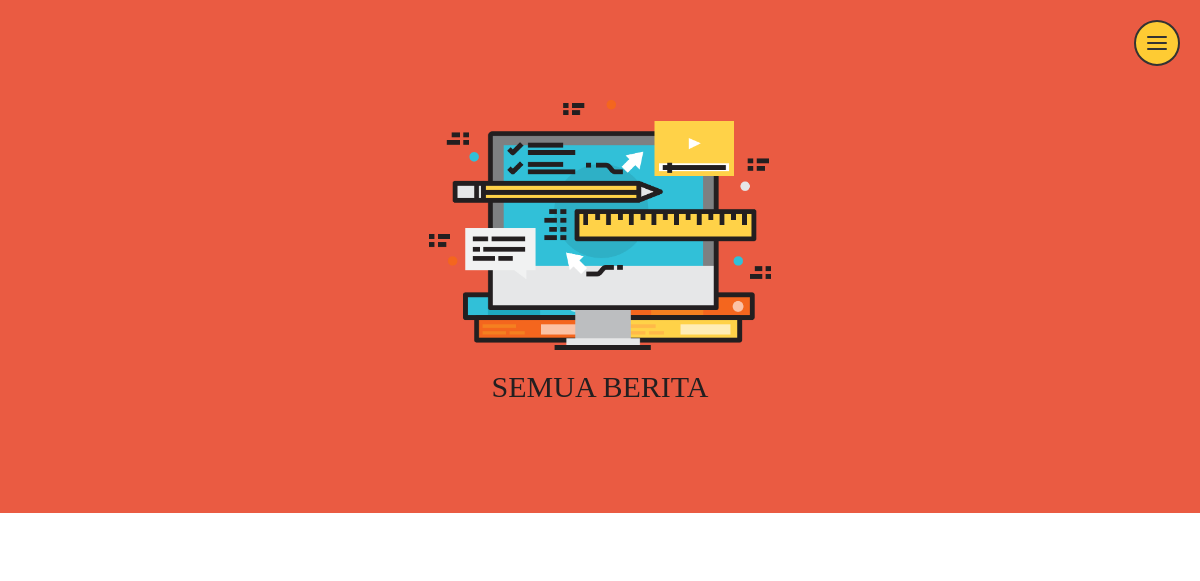
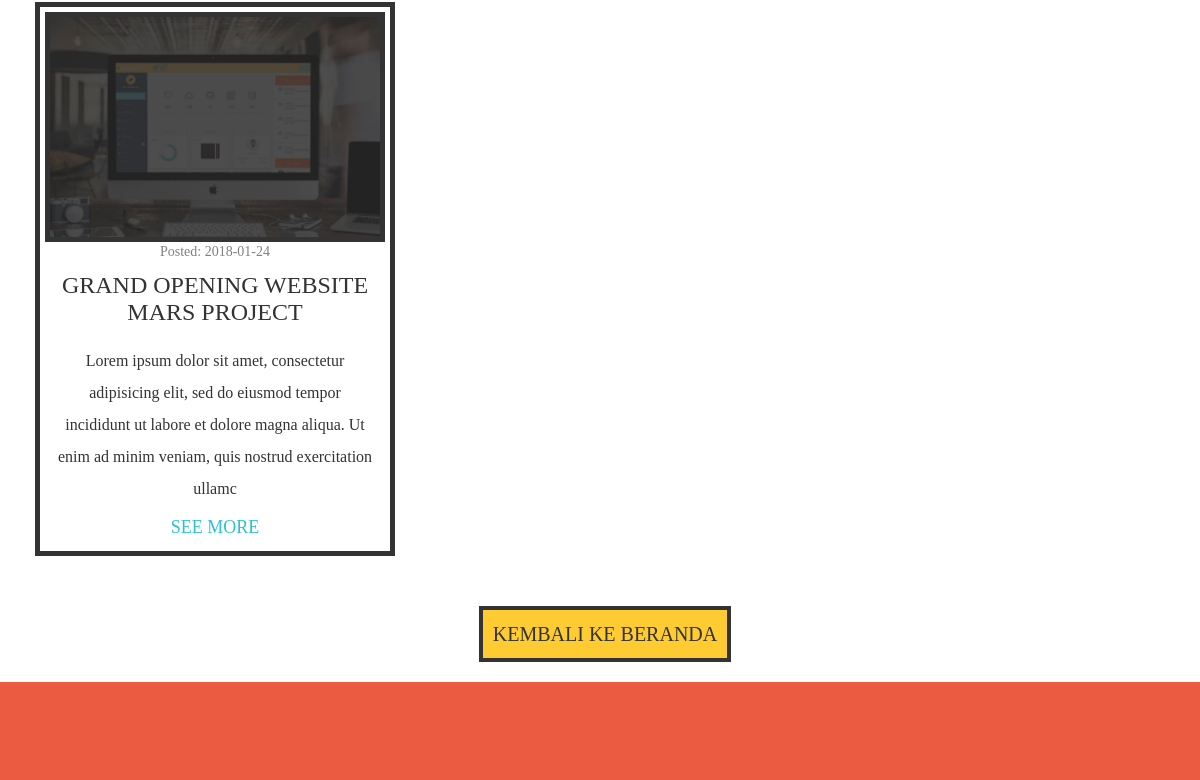
Before: /index.php/news (upper part) with the older database file (2 pictures, top to bottom).
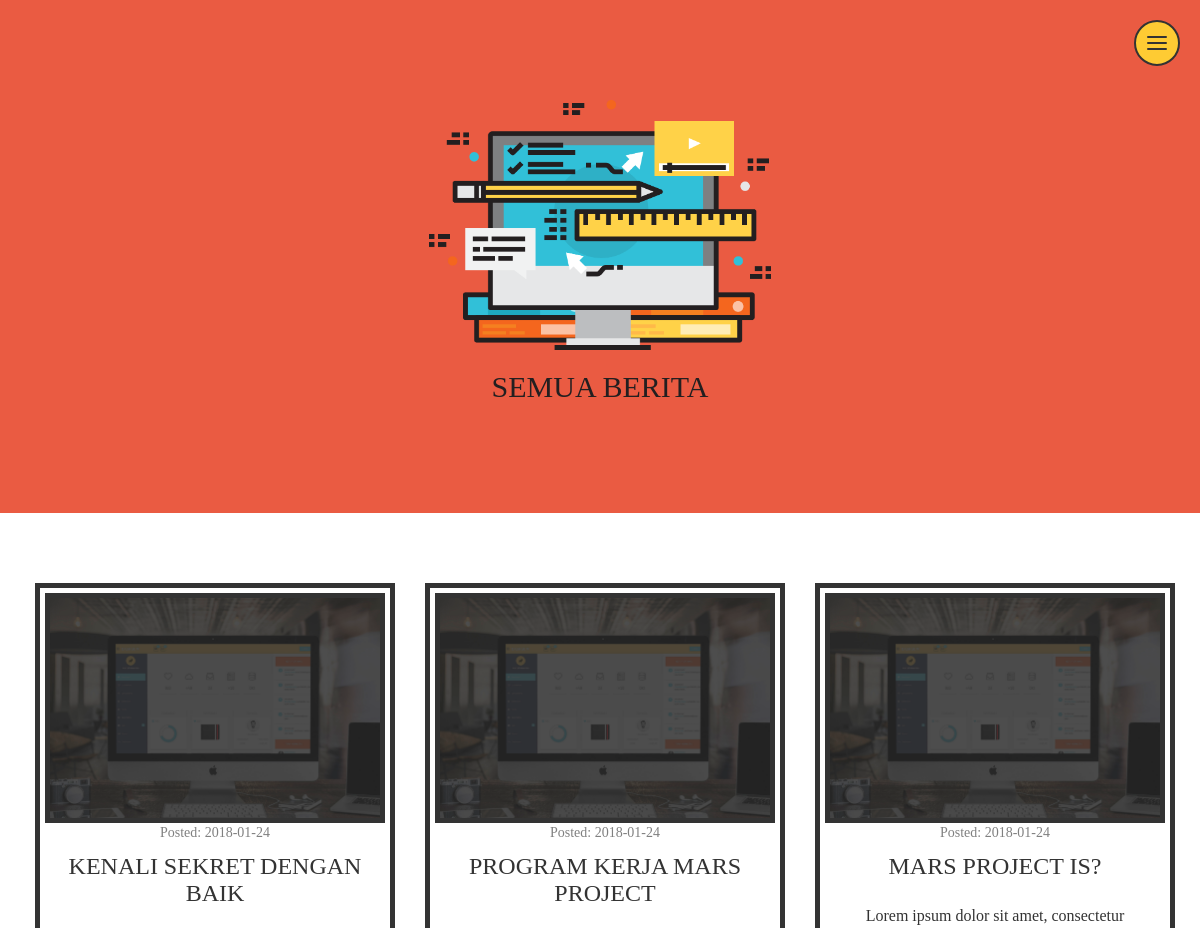
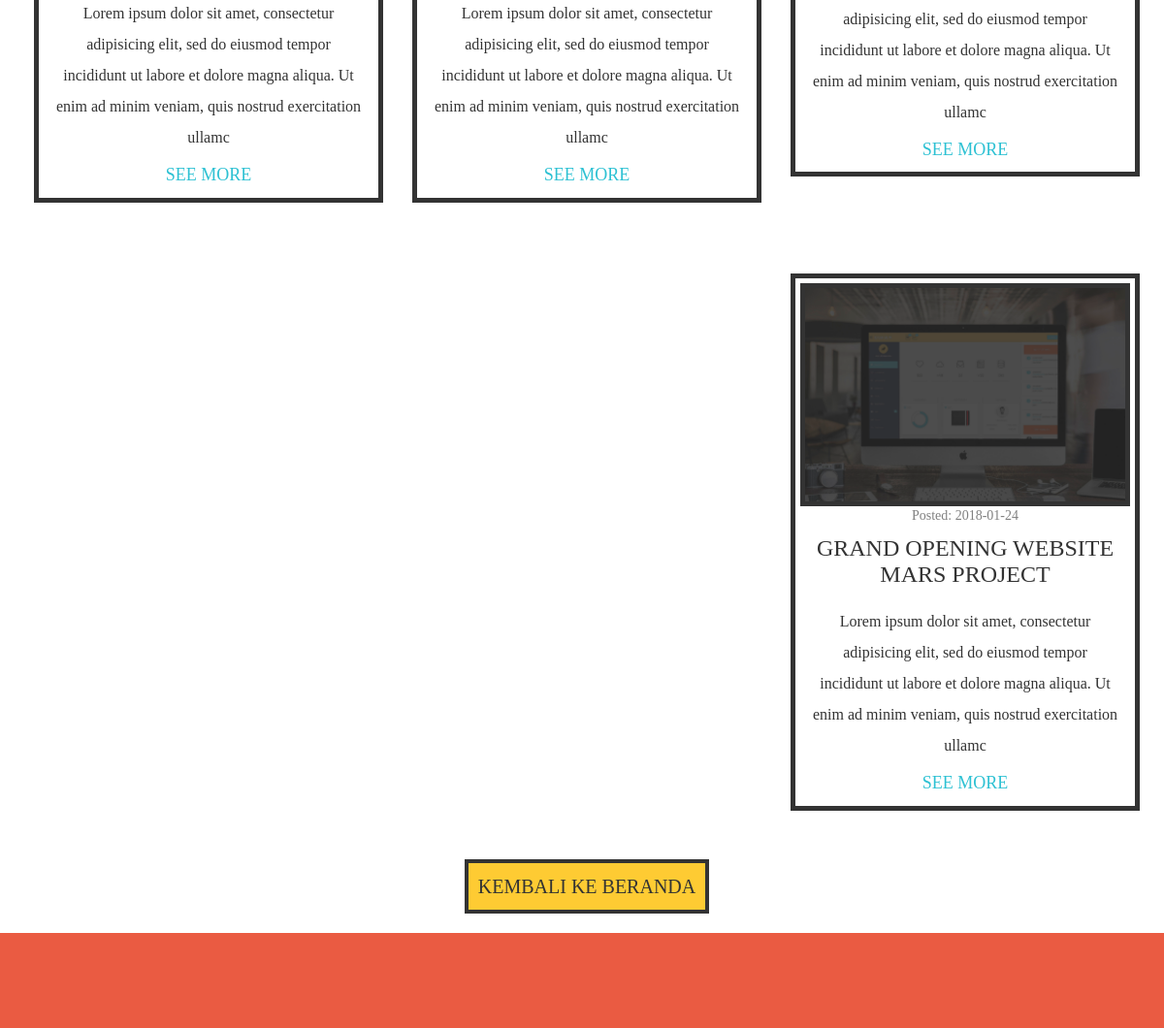
After: the same page with the newer database file (2 pictures, top to bottom).
### tables this page shows
CREATE TABLE `berita` (
  `id_berita` int(11) NOT NULL,
  `judul` varchar(50) NOT NULL,
  `isi` varchar(1500) NOT NULL,
  `gambar` varchar(50) NOT NULL,
  `tanggal_buat` date NOT NULL,
  `id_admin` int(11) NOT NULL,
  `index_pembaca` int(11) NOT NULL
);

### application/controllers/News.php (called while the page is built, shortened)
<?php
class News extends CI_Controller {
	public function index()
	{
		$this->load->model('mod_blog');
		$data =array(
			'data_berita' => $this->mod_blog->getData()->result()
		);
		$this->load->view('news',$data);
	}
}

### index.php (called while the page is built, shortened)
<?php
require_once BASEPATH.'core/CodeIgniter.php';

### application/models/mod_blog.php (called while the page is built, shortened)
<?php
class mod_blog extends CI_model
{
	function getData(){
		$this->db->select('*');
	    $this->db->from('berita');
	    $this->db->join('admin','admin.id_admin = berita.id_admin');
	    $this->db->order_by('id_berita','desc');
	    return $this->db->get();
	}
}
 ?>

### application/views/news.php (the view, shortened to what this page needs)
<!DOCTYPE html>
<html>
<head>
	<link rel="stylesheet" type="text/css" href="<?php echo base_url(); ?>assets/css/bootstrap.css">
	<link rel="stylesheet" type="text/css" href="<?php echo base_url(); ?>assets/css/style.css">
	<link rel="stylesheet" type="text/css" href="<?php echo base_url(); ?>assets/css/owl.carousel.css">
	<link rel="stylesheet" type="text/css" href="<?php echo base_url(); ?>assets/css/owl.theme.default.css">
</head>
<body>
	<div class="menu">
		<a href="#" class="menu-link">
			<span class="menu-icon">
				<span class="menu-line menu-line1"></span>
				<span class="menu-line menu-line2"></span>
				<span class="menu-line menu-line3"></span>
			</span>
		</a>
	</div>
	<section id="latest-news">
		<div class="container">
			<div class="row">
				<div class="col-xs-12 text-center">
					<img src="<?php echo base_url(); ?>assets/img/latest-news.png" width="30%">
					<h1>Semua Berita</h1>
				</div>
			</div>
		</div>
	</section>
	<section style="padding: 20px;">
		<div class="container">
			<div class="row">
				<?php foreach ($data_berita as $blog) { ?>
					<div class="col-sm-6 col-md-4">
						<div class="news-box">
							<img src="<?php echo base_url(); ?>assets/upload/berita/<?php echo $blog->gambar; ?>" class="img-responsive">
							<p class="p timestamps">Posted: <?php echo $blog->tanggal_buat; ?> </p>
							<h1><?php echo $blog->judul ?></h1>
							<div class="isi"><?php echo substr($blog->isi,0,200) ?></div>
							<a href="<?php echo base_url(); ?>index.php/news/detailnews/<?php echo $blog->id_berita; ?>">see more</a>
						</div>
					</div>
				<?php } ?>
			</div>
			<div class="text-center">
				<a href="<?php echo site_url() ?>"><button>kembali ke beranda</button></a>
			</div>
		</div>
	</section>
	<section id="footer">
	</section>
</body>
</html>

Changed rows visible on the page:
added berita: gambar (picture), tanggal_buat "2018-01-24", judul "KENALI SEKRET DENGAN BAIK", isi "Lorem ipsum dolor sit amet, consectetur adipisicing elit, sed do eiusmod tempor incididunt ut labore et dolore magna aliqua. Ut enim ad minim veniam, quis nostrud exercitation ullamc"
added berita: gambar (picture), tanggal_buat "2018-01-24", judul "PROGRAM KERJA MARS PROJECT", isi "Lorem ipsum dolor sit amet, consectetur adipisicing elit, sed do eiusmod tempor incididunt ut labore et dolore magna aliqua. Ut enim ad minim veniam, quis nostrud exercitation ullamc"
added berita: gambar (picture), tanggal_buat "2018-01-24", judul "MARS PROJECT IS?", isi "Lorem ipsum dolor sit amet, consectetur adipisicing elit, sed do eiusmod tempor incididunt ut labore et dolore magna aliqua. Ut enim ad minim veniam, quis nostrud exercitation ullamc"
